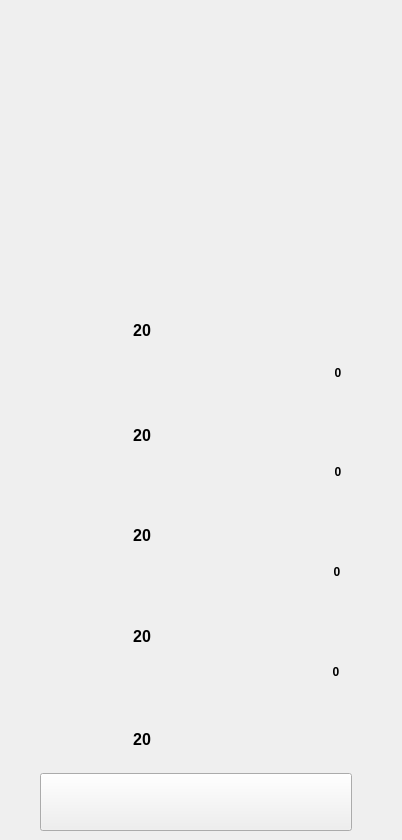
    <widget class="QWidget" name="intensity">
     <widget class="QLabel" name="intensitylabelrest">
      <property name="geometry">
       <rect>
        <x>325</x>
        <y>365</y>
        <width>26</width>
        <height>16</height>
       </rect>
      </property>
      <property name="font">
       <font>
        <family>Arial</family>
        <pointsize>9</pointsize>
        <weight>75</weight>
        <bold>true</bold>
       </font>
      </property>
      <property name="styleSheet">
       <string notr="true">background:none;</string>
      </property>
      <property name="text">
       <string>0</string>
      </property>
      <property name="alignment">
       <set>Qt::AlignCenter</set>
      </property>
     </widget>
     <widget class="QLabel" name="intensitylabelduration1">
      <property name="geometry">
       <rect>
        <x>129</x>
        <y>427</y>
        <width>26</width>
        <height>16</height>
       </rect>
      </property>
      <property name="font">
       <font>
        <family>Arial</family>
        <pointsize>12</pointsize>
        <weight>75</weight>
        <bold>true</bold>
       </font>
      </property>
      <property name="styleSheet">
       <string notr="true">background:none;</string>
      </property>
      <property name="text">
       <string>20</string>
      </property>
      <property name="alignment">
       <set>Qt::AlignCenter</set>
      </property>
     </widget>
     <widget class="QPushButton" name="intensityresttime">
      <property name="geometry">
       <rect>
        <x>278</x>
        <y>169</y>
        <width>69</width>
        <height>58</height>
       </rect>
      </property>
      <property name="styleSheet">
       <string notr="true">background:none;</string>
      </property>
      <property name="text">
       <string/>
      </property>
      <property name="flat">
       <bool>true</bool>
      </property>
     </widget>
     <widget class="QLabel" name="headerbg_11">
      <property name="geometry">
       <rect>
        <x>0</x>
        <y>-1</y>
        <width>393</width>
        <height>250</height>
       </rect>
      </property>
      <property name="styleSheet">
       <string notr="true">border-image: url(:/background/exerciseimg/exercisebg5.png);</string>
      </property>
      <property name="text">
       <string/>
      </property>
     </widget>
     <widget class="QPushButton" name="intensityrepitition">
      <property name="geometry">
       <rect>
        <x>162</x>
        <y>168</y>
        <width>69</width>
        <height>58</height>
       </rect>
      </property>
      <property name="styleSheet">
       <string notr="true">background:none;</string>
      </property>
      <property name="text">
       <string/>
      </property>
      <property name="flat">
       <bool>true</bool>
      </property>
     </widget>
     <widget class="QLabel" name="intensitylabelduration1_2">
      <property name="geometry">
       <rect>
        <x>129</x>
        <y>731</y>
        <width>26</width>
        <height>16</height>
       </rect>
      </property>
      <property name="font">
       <font>
        <family>Arial</family>
        <pointsize>12</pointsize>
        <weight>75</weight>
        <bold>true</bold>
       </font>
      </property>
      <property name="styleSheet">
       <string notr="true">background:none;</string>
      </property>
      <property name="text">
       <string>20</string>
      </property>
      <property name="alignment">
       <set>Qt::AlignCenter</set>
      </property>
     </widget>
     <widget class="QLabel" name="intensitylabelrest_4">
      <property name="geometry">
       <rect>
        <x>325</x>
        <y>464</y>
        <width>26</width>
        <height>16</height>
       </rect>
      </property>
      <property name="font">
       <font>
        <family>Arial</family>
        <pointsize>9</pointsize>
        <weight>75</weight>
        <bold>true</bold>
       </font>
      </property>
      <property name="styleSheet">
       <string notr="true">background:none;</string>
      </property>
      <property name="text">
       <string>0</string>
      </property>
      <property name="alignment">
       <set>Qt::AlignCenter</set>
      </property>
     </widget>
     <widget class="QPushButton" name="start_5">
      <property name="geometry">
       <rect>
        <x>40</x>
        <y>773</y>
        <width>312</width>
        <height>58</height>
       </rect>
      </property>
      <property name="styleSheet">
       <string notr="true">border-image: url(:/buttons/exerciseimg/start.png);</string>
      </property>
      <property name="text">
       <string/>
      </property>
     </widget>
     <widget class="QLabel" name="intensitylabelrest_2">
      <property name="geometry">
       <rect>
        <x>323</x>
        <y>664</y>
        <width>26</width>
        <height>16</height>
       </rect>
      </property>
      <property name="font">
       <font>
        <family>Arial</family>
        <pointsize>9</pointsize>
        <weight>75</weight>
        <bold>true</bold>
       </font>
      </property>
      <property name="styleSheet">
       <string notr="true">background:none;</string>
      </property>
      <property name="text">
       <string>0</string>
      </property>
      <property name="alignment">
       <set>Qt::AlignCenter</set>
      </property>
     </widget>
     <widget class="QLabel" name="intensitylabelduration1_3">
      <property name="geometry">
       <rect>
        <x>129</x>
        <y>322</y>
        <width>26</width>
        <height>16</height>
       </rect>
      </property>
      <property name="font">
       <font>
        <family>Arial</family>
        <pointsize>12</pointsize>
        <weight>75</weight>
        <bold>true</bold>
       </font>
      </property>
      <property name="styleSheet">
       <string notr="true">background:none;</string>
      </property>
      <property name="text">
       <string>20</string>
      </property>
      <property name="alignment">
       <set>Qt::AlignCenter</set>
      </property>
     </widget>
     <widget class="QLabel" name="headerbg_12">
      <property name="geometry">
       <rect>
        <x>44</x>
        <y>257</y>
        <width>340</width>
        <height>503</height>
       </rect>
      </property>
      <property name="styleSheet">
       <string notr="true">background:none;
border-image: url(:/background/exerciseimg/allintensity.png);</string>
      </property>
      <property name="text">
       <string/>
      </property>
     </widget>
     <widget class="QPushButton" name="intensityduration">
      <property name="geometry">
       <rect>
        <x>46</x>
        <y>167</y>
        <width>69</width>
        <height>58</height>
       </rect>
      </property>
      <property name="styleSheet">
       <string notr="true">background:none;</string>
      </property>
      <property name="text">
       <string/>
      </property>
      <property name="flat">
       <bool>true</bool>
      </property>
     </widget>
     <widget class="QLabel" name="intensitylabelduration1_4">
      <property name="geometry">
       <rect>
        <x>129</x>
        <y>527</y>
        <width>26</width>
        <height>16</height>
       </rect>
      </property>
      <property name="font">
       <font>
        <family>Arial</family>
        <pointsize>12</pointsize>
        <weight>75</weight>
        <bold>true</bold>
       </font>
      </property>
      <property name="styleSheet">
       <string notr="true">background:none;</string>
      </property>
      <property name="text">
       <string>20</string>
      </property>
      <property name="alignment">
       <set>Qt::AlignCenter</set>
      </property>
     </widget>
     <widget class="QLabel" name="intensitylabelduration1_5">
      <property name="geometry">
       <rect>
        <x>129</x>
        <y>628</y>
        <width>26</width>
        <height>16</height>
       </rect>
      </property>
      <property name="font">
       <font>
        <family>Arial</family>
        <pointsize>12</pointsize>
        <weight>75</weight>
        <bold>true</bold>
       </font>
      </property>
      <property name="styleSheet">
       <string notr="true">background:none;</string>
      </property>
      <property name="text">
       <string>20</string>
      </property>
      <property name="alignment">
       <set>Qt::AlignCenter</set>
      </property>
     </widget>
     <widget class="QLabel" name="intensitylabelrest_3">
      <property name="geometry">
       <rect>
        <x>324</x>
        <y>564</y>
        <width>26</width>
        <height>16</height>
       </rect>
      </property>
      <property name="font">
       <font>
        <family>Arial</family>
        <pointsize>9</pointsize>
        <weight>75</weight>
        <bold>true</bold>
       </font>
      </property>
      <property name="styleSheet">
       <string notr="true">background:none;</string>
      </property>
      <property name="text">
       <string>0</string>
      </property>
      <property name="alignment">
       <set>Qt::AlignCenter</set>
      </property>
     </widget>
     <widget class="QPushButton" name="back2main">
      <property name="geometry">
       <rect>
        <x>21</x>
        <y>57</y>
        <width>45</width>
        <height>42</height>
       </rect>
      </property>
      <property name="text">
       <string/>
      </property>
      <property name="iconSize">
       <size>
        <width>50</width>
        <height>50</height>
       </size>
      </property>
      <property name="flat">
       <bool>true</bool>
      </property>
     </widget>
     <zorder>headerbg_11</zorder>
     <zorder>headerbg_12</zorder>
     <zorder>intensitylabelrest</zorder>
     <zorder>intensitylabelduration1</zorder>
     <zorder>intensityresttime</zorder>
     <zorder>intensityrepitition</zorder>
     <zorder>intensitylabelduration1_2</zorder>
     <zorder>intensitylabelrest_4</zorder>
     <zorder>start_5</zorder>
     <zorder>intensitylabelrest_2</zorder>
     <zorder>intensitylabelduration1_3</zorder>
     <zorder>intensityduration</zorder>
     <zorder>intensitylabelduration1_4</zorder>
     <zorder>intensitylabelduration1_5</zorder>
     <zorder>intensitylabelrest_3</zorder>
     <zorder>back2main</zorder>
    </widget>
